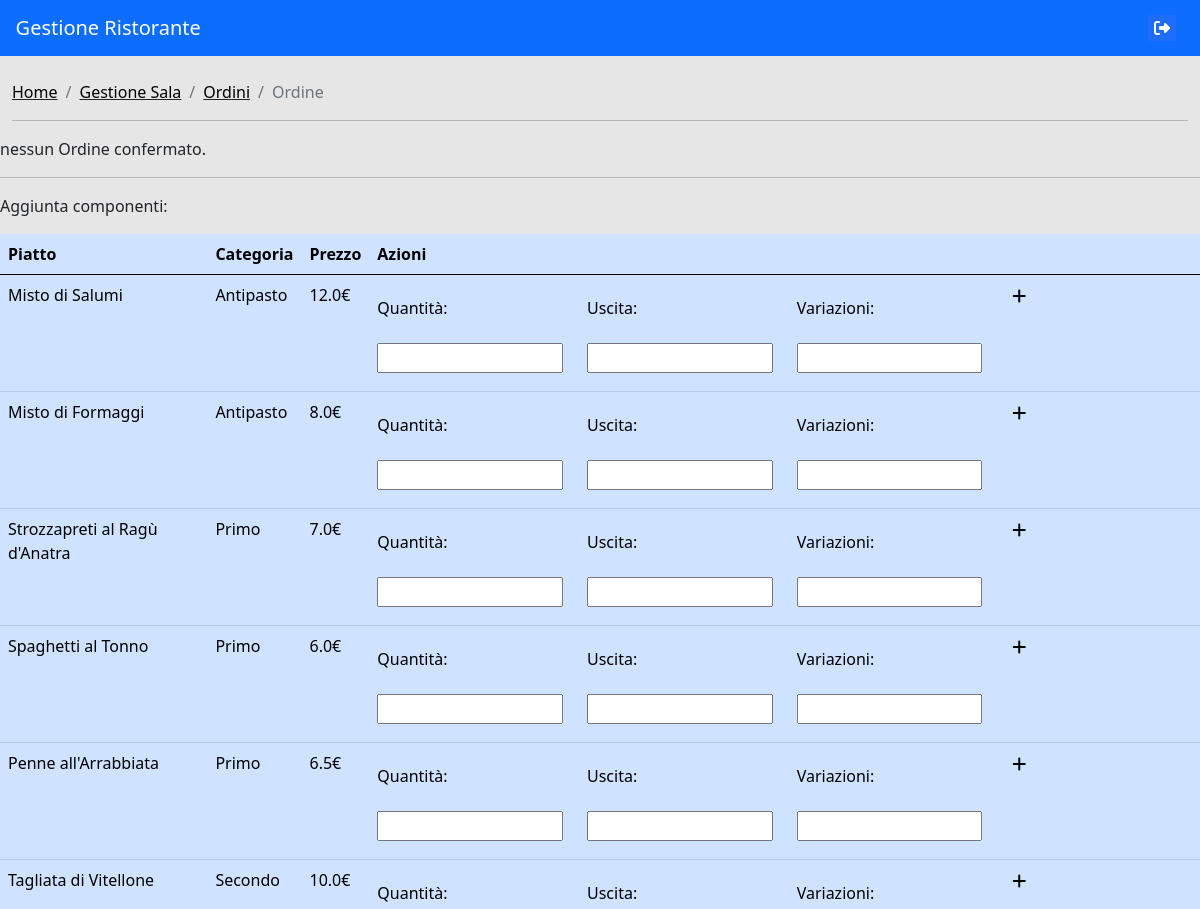
Before: /sala/gestioneOrdine/1 (signed in, upper part) with the older database file.
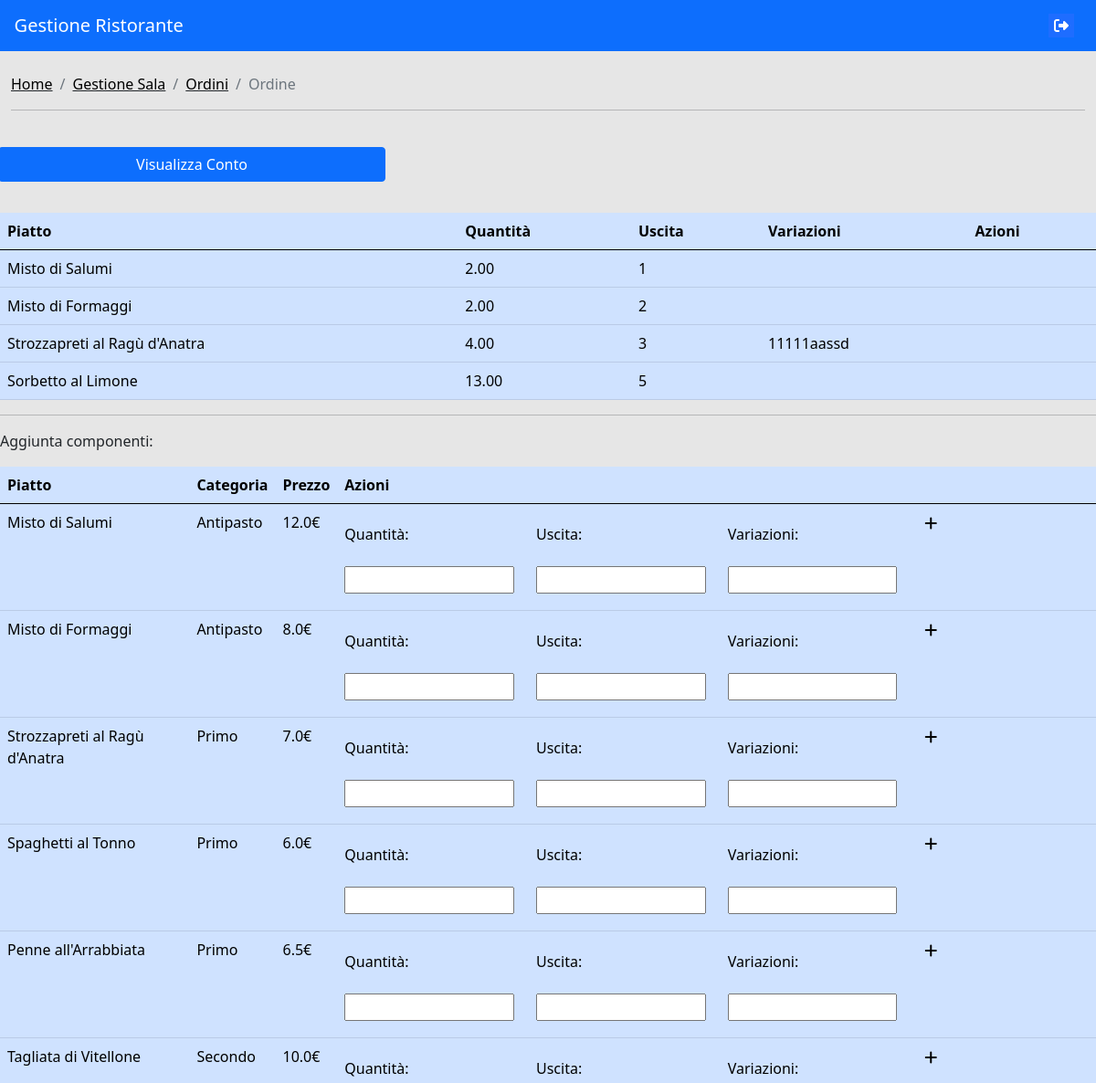
After: the same page with the newer database file.
### gestioneMenu/models.py (models this page shows)
class Menu(models.Model):
    idPiatto = models.ForeignKey(Piatto, on_delete=models.CASCADE)
    descrizione = models.CharField(max_length=200, blank=True)
    prezzo = models.FloatField(validators=[MinValueValidator(0)])
    class Meta:
        verbose_name = 'Menu'
        verbose_name_plural = 'Menu'

class Piatto(models.Model):
    nome = models.CharField(max_length=200)
    idCategoria = ForeignKey(Categoria, on_delete=CASCADE)
    def __str__(self):
        return self.nome
    class Meta:
        verbose_name = 'Piatto'
        verbose_name_plural = 'Piatti'

class Categoria(models.Model):
    nome = models.CharField(max_length=30)
    def __str__(self):
        return self.nome
    class Meta:
        verbose_name = 'Categoria'
        verbose_name_plural = 'categorie'

### gestioneSala/models.py (models this page shows)
class ComponenteOrdine(models.Model):
    idOrdine = models.ForeignKey(Ordine, on_delete=CASCADE)
    idPiatto = models.ForeignKey(Piatto, on_delete=CASCADE)
    quantita = models.DecimalField(max_digits = 5, decimal_places = 2, validators=[MinValueValidator(0)])
    uscita = models.IntegerField(validators=[MinValueValidator(0)])
    variazioni = models.CharField(max_length=100, blank=True)
    stato = models.ForeignKey(Stato, on_delete=CASCADE)
    priorita = models.IntegerField(default=0, validators=[MinValueValidator(0)])
    class Meta:
        verbose_name = 'ComponenteOrdine'
        verbose_name_plural = 'ComponentiOrdini'

### gestioneSala/views.py (the view)
# urls.py: path('gestioneOrdine/<int:idTavolo>', views.gestioneOrdine, name = 'gestioneOrdine'),
@login_required
def gestioneOrdine(request, idTavolo):
    if request.method == 'GET':
        piattiMenu = Menu.objects.all().order_by('idPiatto')
        try:
            ordine = Ordine.objects.get(idTavolo = idTavolo)
        except Ordine.DoesNotExist:
            ordine = None
        if ordine is not None:
            componenti = ComponenteOrdine.objects.filter(idOrdine = ordine.id)
        else:
            componenti = []
        try:
            ordineTemporaneo = OrdineTemporaneo.objects.get(idTavolo = idTavolo)
        except OrdineTemporaneo.DoesNotExist:
            ordineTemporaneo = OrdineTemporaneo()
        if ordineTemporaneo:
            componentiTemporanei = ComponenteTemporaneo.objects.filter(idOrdine = ordineTemporaneo).order_by('uscita')
        else:
            componentiTemporanei = []
        return render(request, "ordini/gestioneOrdine.html", {'ordine':ordine, 'componenti':componenti, 'componentitemporanei':componentiTemporanei,'piatti':piattiMenu, 'tavolo':idTavolo, 'idOrdineTemporaneo':ordineTemporaneo.id})
    else:
        return Error

### gestioneSala/templates/ordini/gestioneOrdine.html (shortened to what this page needs)
{% extends 'navbar.html' %}
{% load static %}
{% block contentHead %}
<link rel="stylesheet" href="{% static 'css/tabella.css' %}">
{% endblock %}
{% block content %}
<div class="container-fluid">
  <nav aria-label="breadcrumb">
      <ol class="breadcrumb">
          <li class="breadcrumb-item"><a href="{% url 'home' %}">Home</a></li>
          <li class="breadcrumb-item"><a href="{% url 'gestioneSala' %}">Gestione Sala</a></li>
          <li class="breadcrumb-item"><a href="{% url 'ordini' %}">Ordini</a></li>
          <li class="breadcrumb-item active">Ordine</li>
      </ol>
  </nav>
  <hr>
</div>
<div hx-get="{% url 'tabellaOrdini' tavolo %}" hx-trigger="every 1s">
  {% if componenti %}
  <div class="col-sm-12 col-md-6 col-lg-4">
    <a href="{% url 'conto' tavolo %}" class="formInserimento">
      <div class="row">
        <button type="button" class="btn btn-primary buttonAzione" >Visualizza Conto</button>
      </div>
    </a>
  </div>
  <table class="table table-primary">
      <thead>
        <tr>
          <th scope="col">Piatto</th>
          <th scope="col">Quantità</th>
          <th scope="col">Uscita</th>
          <th scope="col">Variazioni</th>
          <th scope="col">Azioni</th>
        </tr>
      </thead>
      <tbody>
          {% for componente in componenti %}
          <tr>
              <td>
                {{ componente.idPiatto}}
              </td>
              <td>
                {{ componente.quantita }}
              </td>
              <td>
                {{ componente.uscita }}
              </td>
              <td>
                {{componente.variazioni}}
              </td>
              <td>
              </td>
          </tr>
          {% endfor %}
      </tbody>
    </table>
  {% else %}
  nessun Ordine confermato.
  <br>
  {% endif %}
</div>
<hr>
<p class="titolo">Aggiunta componenti:</p>
<table class="table table-primary">
    <thead>
      <tr>
        <th scope="col">Piatto</th>
        <th scope="col">Categoria</th>
        <th scope="col">Prezzo</th>
        <th scope="col">Azioni</th>
      </tr>
    </thead>
    <tbody>
        {% for piatto in piatti %}
        <tr>
            <td>
                {{ piatto.idPiatto }}
            </td>
            <td>
                {{ piatto.idPiatto.idCategoria }}
            </td>
            <td>
                {{ piatto.prezzo}}€
            </td>
            <td>
                <form hx-post="{% url 'aggiungiComponenteTemporaneo' %}" hx-target="#divComponenteTemporaneo">
                    <div class="row">
                        <div class="col-sm-12 col-md-3">
                            <label>Quantità: </label>
                            <input type="number" min="0" step="0.5" name="quantita" required>
                        </div>
                        <div class="col-sm-12 col-md-3">
                            <label>Uscita: </label>
                        <input type="number" min="1" step="1" name="uscita" required>
                        </div>
                        <div class="col-sm-12 col-md-3">
                            <label>Variazioni: </label>
                        <input type="text" name="variazioni">
                        </div>
                        <div class="col-sm-12 col-md-3">
                            <button type="submit"  class="buttonSubmit"><i class="fas fa-plus"></i></button>
                        </div>
                    </div>
                </form>
            </td>
        </tr>
        {% endfor %}
    </tbody>
  </table>
{% endblock %}

Changed rows visible on the page:
added ComponenteOrdine: idPiatto "Misto di Salumi", quantita "2.00", uscita "1"
added ComponenteOrdine: idPiatto "Misto di Formaggi", quantita "2.00", uscita "2"
added ComponenteOrdine: idPiatto "Strozzapreti al Ragù d'Anatra", quantita "4.00", uscita "3", variazioni "11111aassd"
added ComponenteOrdine: idPiatto "Sorbetto al Limone", quantita "13.00", uscita "5"
Other visible differences:
text no longer shown: "nessun Ordine confermato."
text now shown: "Visualizza Conto Piatto Quantità Uscita Variazioni Azioni"
